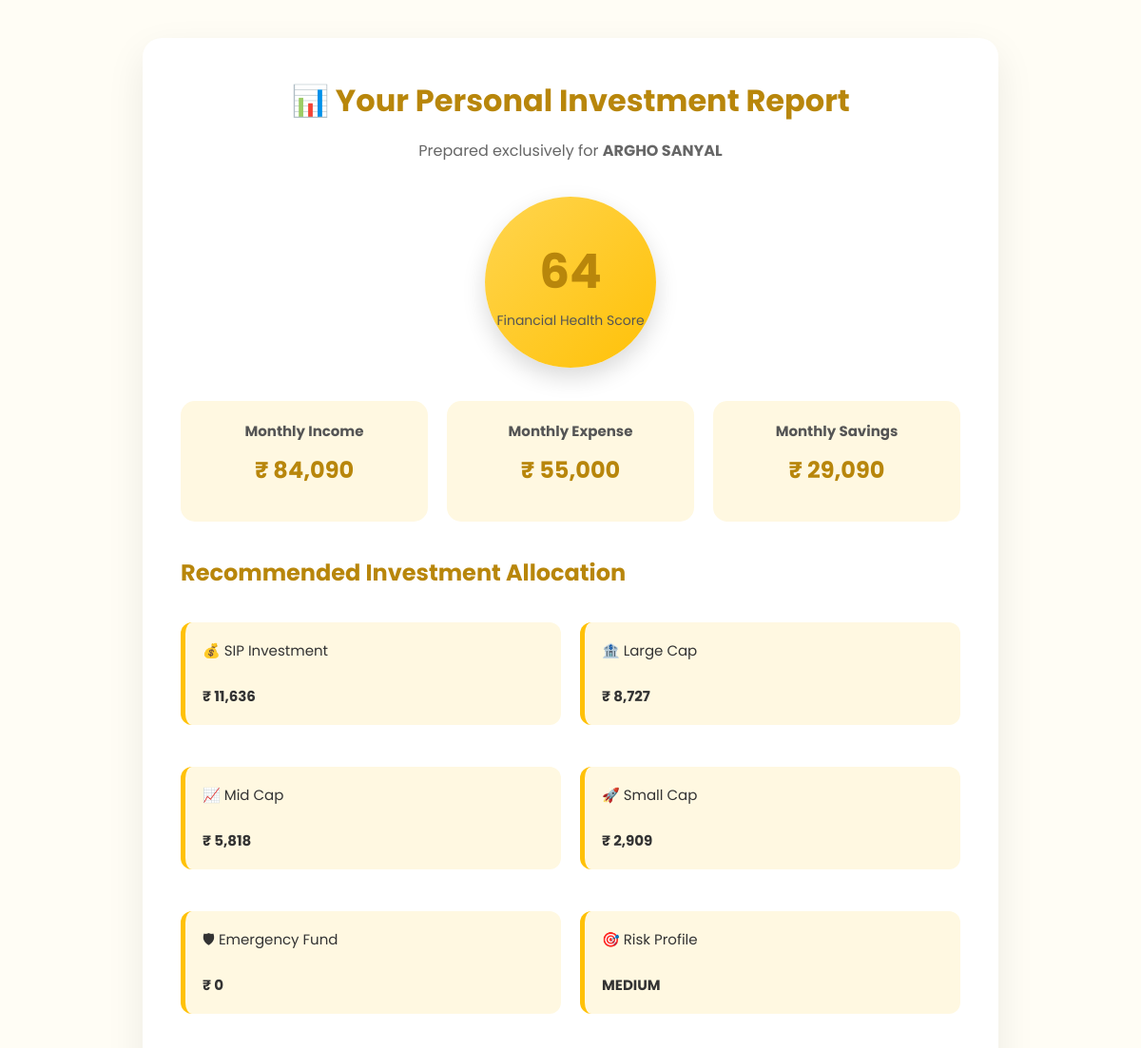
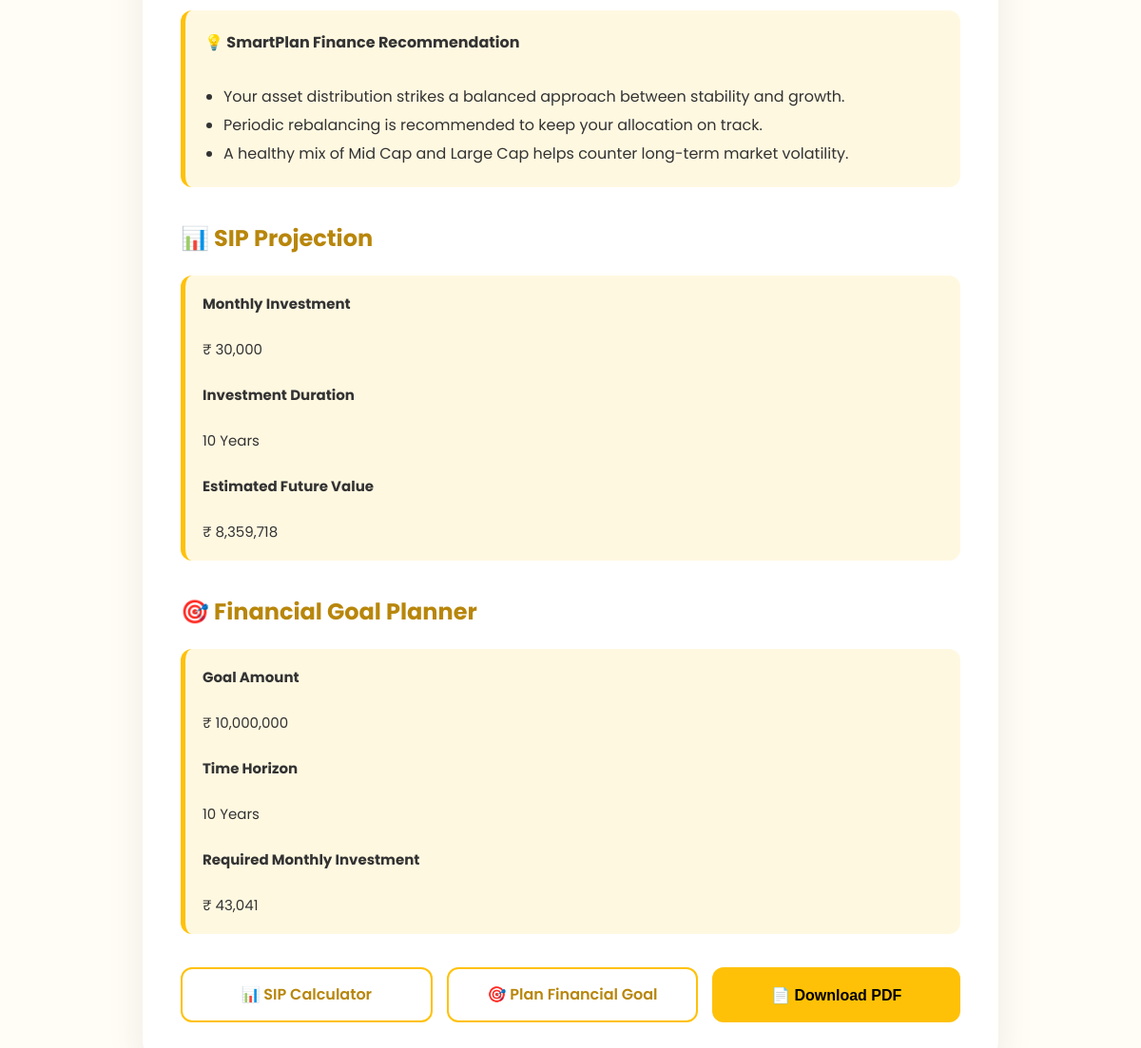
The app's page /dashboard (signed in), older data (2 pictures, top to bottom).
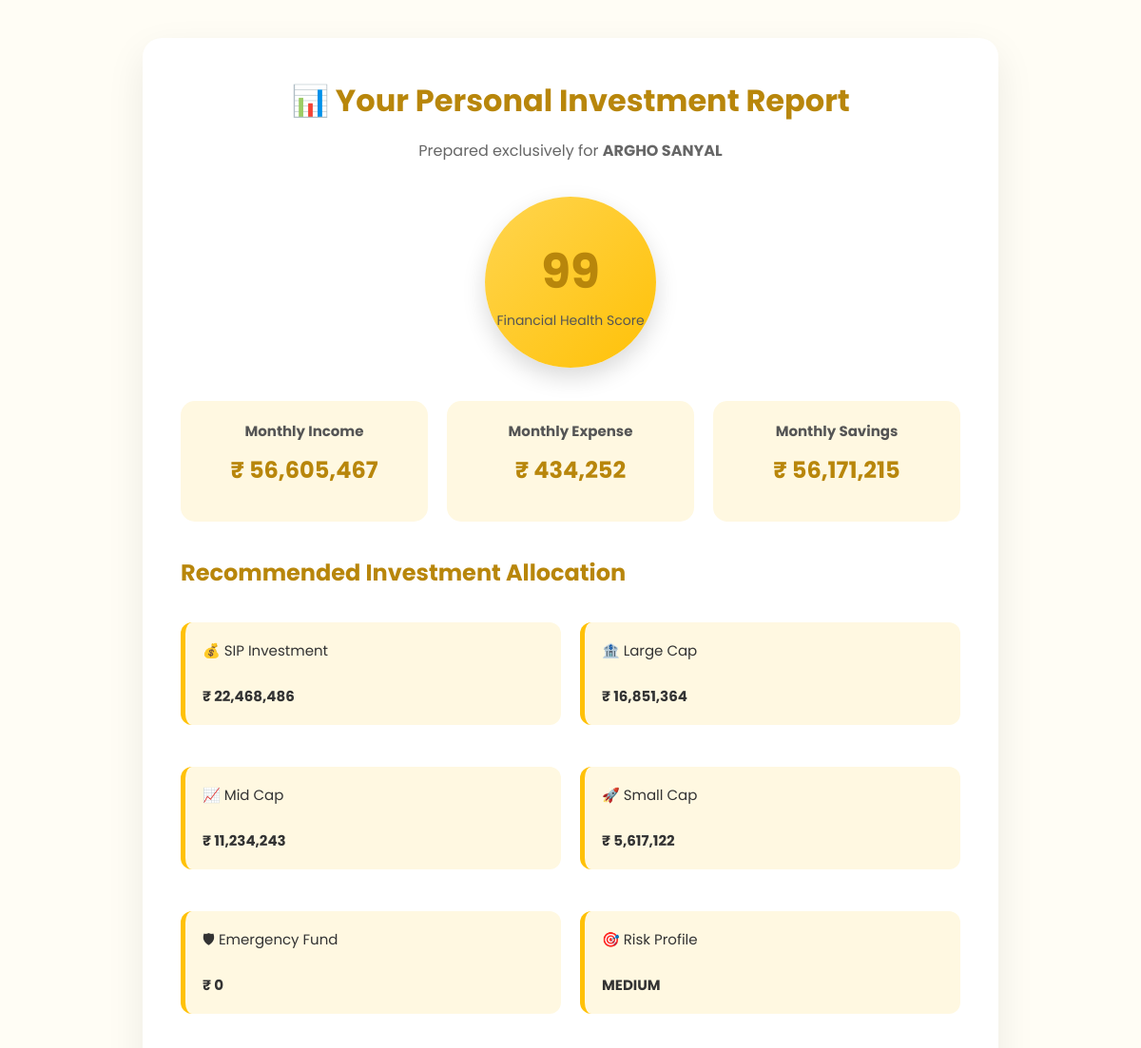
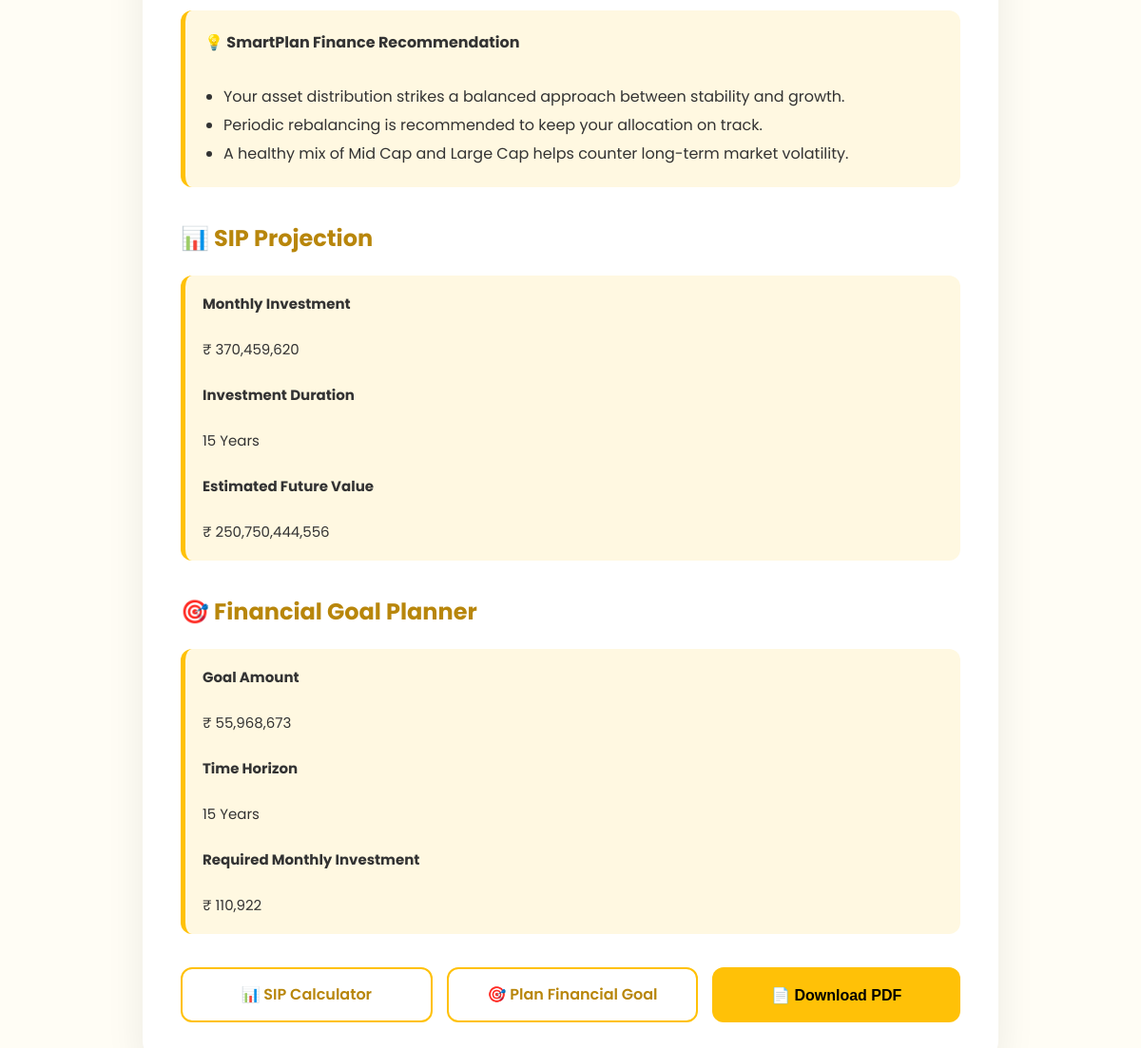
The same page, newer data (2 pictures, top to bottom).
### tables this page shows
CREATE TABLE users (
            id INTEGER PRIMARY KEY AUTOINCREMENT,
            name TEXT NOT NULL,
            mobile TEXT NOT NULL,
            country TEXT NOT NULL,
            target_amount REAL DEFAULT 0,
            target_years INTEGER DEFAULT 0
        );

CREATE TABLE reports (
            id INTEGER PRIMARY KEY AUTOINCREMENT,
            user_id INTEGER NOT NULL,
            income REAL NOT NULL,
            expense REAL NOT NULL,
            savings REAL NOT NULL,
            risk TEXT NOT NULL,
            created_at TEXT NOT NULL, sip_calc_monthly REAL DEFAULT 0, sip_calc_years INTEGER DEFAULT 0, sip_calc_fv REAL DEFAULT 0, future_target_amount REAL DEFAULT 0, future_target_years INTEGER DEFAULT 0, future_req_monthly REAL DEFAULT 0,
            FOREIGN KEY(user_id) REFERENCES users(id)
        );

### app.py (the view)
@app.route('/dashboard')
def dashboard():
    if 'user_id' not in session: return redirect(url_for('login'))
    user_id = session['user_id']
    conn = get_db_connection()
    user = conn.execute("SELECT * FROM users WHERE id = ?", (user_id,)).fetchone()
    report = conn.execute(
    """
    SELECT *
    FROM reports
    WHERE user_id = ?
    ORDER BY created_at DESC
    LIMIT 1
    """,
    (user_id,)
).fetchone()
    conn.close()
    if not report: return redirect(url_for('profile'))
    savings = report['savings']
    risk = report['risk'].lower()
    rules = RISK_RULES.get(risk, RISK_RULES['medium'])
    currency = extract_currency_symbol(user['country'])
    savings_rate = (report['savings'] / report['income']) * 100 if report['income'] > 0 else 0
    score = int(40 + (savings_rate * 0.7))
    score = min(score, 99)
    report_data = {
        "country": user['country'],
        "currency": currency,
        "income": report['income'],
        "expense": report['expense'],
        "savings": savings,
        "risk": risk.capitalize(),
        "sip": savings * rules['sip'],
        "large_cap": savings * rules['large_cap'],
        "mid_cap": savings * rules['mid_cap'],
        "small_cap": savings * rules['small_cap'],
        "emergency_fund": savings * rules['emergency'],
        "advice": ADVISOR_INSIGHTS.get(risk, []),
        "sip_calc_monthly": report['sip_calc_monthly'] or 0,
        "sip_calc_years": report['sip_calc_years'] or 0,
        "sip_calc_fv": report['sip_calc_fv'] or 0,
        "future_target_amount": report['future_target_amount'] or 0,
        "future_target_years": report['future_target_years'] or 0,
        "future_req_monthly": report['future_req_monthly'] or 0,
        "score": score # Score is now inside the same dictionary
    }
    return render_template('report.html', user=user, data=report_data)

### app.py (called while the page is built)
def get_db_connection():
    conn = sqlite3.connect(DB_PATH)
    conn.row_factory = sqlite3.Row
    return conn

def extract_currency_symbol(country_name):
    country_data = COUNTRIES.get(country_name, '₹')
    if isinstance(country_data, dict):
        return country_data.get('currency_symbol', country_data.get('symbol', '₹'))
    return country_data

### templates/report.html (shortened to what this page needs)
<!DOCTYPE html>
<html lang="en">
<head>
<link rel="stylesheet" href="{{ url_for('static', filename='css/style.css') }}">
</head>
<body>
<div class="report">
<div class="header">
<h1>📊 Your Personal Investment Report</h1>
<p class="subtitle">
Prepared exclusively for <strong>{{ user.name }}</strong>
</p>
</div>
<div class="score">
    <h1 style="font-size: 50px; color: #B8860B; margin: 0;">{{ data.score }}</h1>
    <p style="font-size: 14px; color: #555; margin: 0;">Financial Health Score</p>
</div>
<div class="summary">
    <div class="card-box">
        <h3>Monthly Income</h3>
        <h2>₹ {{ "{:,.0f}".format(data.income | float if data.income else 0) }}</h2>
    </div>
    <div class="card-box">
        <h3>Monthly Expense</h3>
        <h2>₹ {{ "{:,.0f}".format(data.expense | float if data.expense else 0) }}</h2>
    </div>
    <div class="card-box">
        <h3>Monthly Savings</h3>
        <h2>₹ {{ "{:,.0f}".format(data.savings | float if data.savings else 0) }}</h2>
    </div>
</div>
<h2 class="section-title">
Recommended Investment Allocation
</h2>
<div class="allocate">
<div class="box">
💰 SIP Investment
<br><br>
<strong>₹ {{ "{:,.0f}".format(data.sip) }}</strong>
</div>
<div class="box">
🏦 Large Cap
<br><br>
<strong>₹ {{ "{:,.0f}".format(data.large_cap) }}</strong>
</div>
<div class="box">
📈 Mid Cap
<br><br>
<strong>₹ {{ "{:,.0f}".format(data.mid_cap) }}</strong>
</div>
<div class="box">
🚀 Small Cap
<br><br>
<strong>₹ {{ "{:,.0f}".format(data.small_cap) }}</strong>
</div>
<div class="box">
🛡 Emergency Fund
<br><br>
<strong>₹ {{ "{:,.0f}".format(data.emergency_fund) }}</strong>
</div>
<div class="box">
🎯 Risk Profile
<br><br>
<strong>{{ data.risk|upper }}</strong>
</div>
</div>
<div class="note">
<b>💡 SmartPlan Finance Recommendation</b>
<br><br>
<ul style="line-height:30px; padding-left:20px; margin:0;">
{% for insight in data.advice %}
<li>{{ insight }}</li>
{% endfor %}
</ul>
</div>
{% if data.sip_calc_fv > 0 %}
<h2 class="section-title">
📊 SIP Projection
</h2>
<div class="box">
<strong>Monthly Investment</strong>
<br><br>
₹ {{ "{:,.0f}".format(data.sip_calc_monthly) }}
<br><br>
<strong>Investment Duration</strong>
<br><br>
{{ data.sip_calc_years }} Years
<br><br>
<strong>Estimated Future Value</strong>
<br><br>
₹ {{ "{:,.0f}".format(data.sip_calc_fv) }}
</div>
{% endif %}
{% if data.future_target_amount > 0 %}
<h2 class="section-title">
🎯 Financial Goal Planner
</h2>
<div class="box">
<strong>Goal Amount</strong>
<br><br>
₹ {{ "{:,.0f}".format(data.future_target_amount) }}
<br><br>
<strong>Time Horizon</strong>
<br><br>
{{ data.future_target_years }} Years
<br><br>
<strong>Required Monthly Investment</strong>
<br><br>
₹ {{ "{:,.0f}".format(data.future_req_monthly) }}
</div>
{% endif %}
<div class="nav-links">
    <a href="/sip-calculator" class="btn btn-secondary">
        📊 SIP Calculator
    </a>
    <a href="/financial-future" class="btn btn-secondary">
        🎯 Plan Financial Goal
    </a>
    <button
        type="button"
        class="btn btn-primary"
        onclick="window.print()">
        📄 Download PDF
    </button>
</div>
</div>
</body>
</html>

### static/css/style.css (style rules this page uses)
:root { --primary:#FFC107; --primary-dark:#E0A800; --primary-light:#FFF8E1; --heading:#B8860B; --background:#FFFDF5; --card:#FFFFFF; --text:#333333; --subtext:#666666; --border:#F4D03F; --shadow:0 15px 40px rgba(0,0,0,.08); --radius:18px; --transition:.30s ease; }
* { margin:0; padding:0; box-sizing:border-box; }
body { font-family:'Poppins',sans-serif; background:var(--background); color:var(--text); line-height:1.6; }
.card, .hero-card, .form-box, .report { background:var(--card); border-radius:var(--radius); box-shadow:var(--shadow); transition:var(--transition); }
h1, h2, h3 { color:var(--heading); margin-bottom:15px; font-weight:700; }
.subtitle { color:var(--subtext); margin-bottom:25px; }
button, .btn { width:100%; display:inline-block; padding:14px; border:none; border-radius:12px; background:var(--primary); color:#222; font-size:16px; font-weight:600; text-decoration:none; cursor:pointer; transition:var(--transition); }
.box { background:var(--primary-light); border-left:5px solid var(--primary); padding:15px; border-radius:12px; margin:12px 0; font-size:15px; transition:var(--transition); }

### templates/report.html (style rules this page uses)
body { padding:40px; background:#FFFDF5; font-family:'Poppins',sans-serif; }
.report { max-width:900px; margin:auto; background:white; padding:40px; border-radius:20px; box-shadow:0 15px 40px rgba(0,0,0,.08); }
.header { text-align:center; margin-bottom:35px; }
.header h1 { color:#B8860B; }
.subtitle { color:#666; }
.score { margin:30px auto; width:180px; height:180px; border-radius:50%; background:linear-gradient(135deg,#FFD54F,#FFC107); display:flex; justify-content:center; align-items:center; flex-direction:column; box-shadow:0 10px 25px rgba(0,0,0,.15); }
.score h1 { font-size:48px; margin:0; }
.summary { display:grid; grid-template-columns:repeat(3,1fr); gap:20px; margin:35px 0; }
.card-box { background:#FFF8E1; padding:20px; border-radius:15px; text-align:center; transition:.3s; }
.card-box h3 { font-size:15px; margin-bottom:10px; color:#555; }
.card-box h2 { color:#B8860B; }
.section-title { margin:35px 0 20px; color:#B8860B; }
.allocate { display:grid; grid-template-columns:repeat(2,1fr); gap:20px; }
.box { background:#FFF8E1; padding:18px; border-left:5px solid #FFC107; border-radius:12px; }
.note { margin-top:35px; padding:20px; background:#FFF8E1; border-left:5px solid #FFC107; border-radius:12px; line-height:28px; }
.nav-links { display:flex; gap:15px; margin-top:35px; flex-wrap:wrap; }
.btn { flex:1; padding:14px; text-align:center; border-radius:12px; text-decoration:none; font-weight:600; transition:.3s; display:flex; justify-content:center; align-items:center; }
.btn-primary { background:#FFC107; color:#000; border:none; cursor:pointer; }
.btn-secondary { border:2px solid #FFC107; color:#B8860B; background:white; }

Row changes from the older to the newer data that the page shows:
no longer on this page (row unchanged): reports: income "84,090", expense "55,000", savings "29,090", risk "MEDIUM", sip_calc_monthly "30,000", sip_calc_fv "8,359,718", future_target_amount "10,000,000", future_req_monthly "43,041"
added reports: income "56,605,467", expense "434,252", savings "56,171,215", risk "MEDIUM", sip_calc_monthly "370,459,620", sip_calc_fv "250,750,444,556", future_target_amount "55,968,673", future_req_monthly "110,922"
Text that changed along with them:
{{ data.score }}: "64" → "99"
{{ "{:,.0f}".format(data.sip) }}: "11,636" → "22,468,486"
{{ "{:,.0f}".format(data.large_cap) }}: "8,727" → "16,851,364"
{{ "{:,.0f}".format(data.mid_cap) }}: "5,818" → "11,234,243"
{{ "{:,.0f}".format(data.small_cap) }}: "2,909" → "5,617,122"
{{ data.sip_calc_years }}: "10" → "15"
{{ data.future_target_years }}: "10" → "15"
